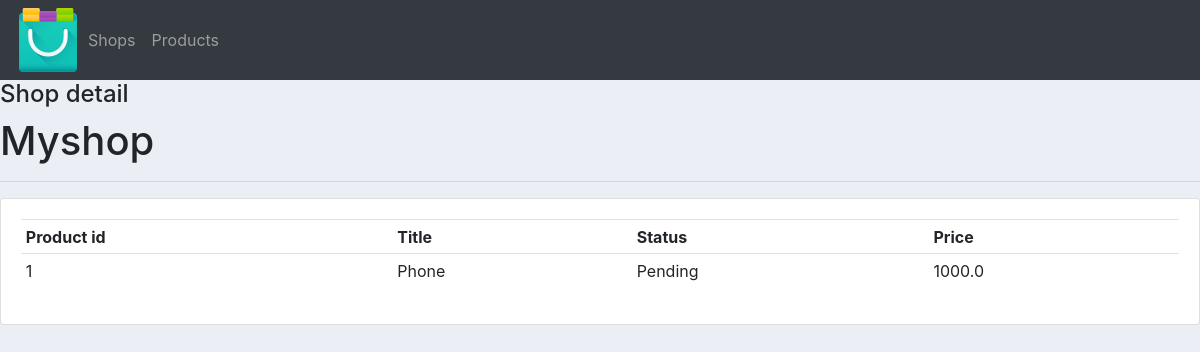
Screenshot of /shop/1/ with the database file from the repository.
### shopadmin/models.py (models this page shows, shortened)
class Shop(models.Model):
    shop_id = models.AutoField(primary_key=True)
    title = models.CharField(max_length=50)
    description = models.CharField(max_length=1000, null=True)
    imageUrl = models.URLField(max_length=200, null=True)
    date = models.DateField(auto_now_add=True, null=True)
    imagetoupload = models.ImageField(upload_to='images', null=True)
    class Meta:
        ordering = ['shop_id']

class Order(models.Model):
    STATUS = (
        ('Pending', 'Pending'),
        ('Out for delivery', 'Out for delivery'),
        ('Delivered', 'Delivered')
    )
    shop = models.ForeignKey(Shop, null=True,
                             on_delete=models.SET_NULL)
    product = models.ForeignKey(Product, null=True,
                                on_delete=models.SET_NULL)
    date_created = models.DateTimeField(auto_now_add=True, null=True)
    status = models.CharField(max_length=200, null=True, choices=STATUS)

class Product(models.Model):
    product_id = models.AutoField(primary_key=True)
    description = models.CharField(max_length=1000, null=True)
    title = models.CharField(max_length=50)
    amount = models.IntegerField()
    price = models.FloatField(default=0, null=True)
    active = models.BooleanField(default=False)
    image = models.URLField(max_length=200, null=True, blank=True)
    category = models.ManyToManyField('Group')
    class Meta:
        ordering = ['product_id']

### shopadmin/views.py (the view)
# urls.py: path('shop/<int:pk>/', shop_detail, name='shop_detail'),
def shop_detail(request, pk):
	shop = Shop.objects.get(shop_id=pk)
	orders = shop.order_set.all()
	context = {
		'shop': shop,
		'orders': orders,
	}
	return render(request, 'shopadmin/shop_detail.html', context)

### shopadmin/templates/shopadmin/shop_detail.html
{% extends 'shopadmin/main.html' %}
{% block content %}
	<h4>Shop detail</h4>
	<h1>{{ shop.title }}</h1>
	<hr>
	<div class="row">
        <div class="col-md">
            <div class="card card-body">
                <table class="table table-sm">
                    <tr>
                        <th>Product id</th>
                        <th>Title</th>
                        <th>Status</th>
                        <th>Price</th>
                    </tr>
                    {% for order in orders %}
                        <tr>
                            <td>{{ order.product.product_id }}</td>
							<td>{{ order.product.title }}</td>
                            <td>{{ order.status }}</td>
                            <td>{{ order.product.price }}</td>
                        </tr>
                    {% endfor %}
                </table>
            </div>
        </div>
    </div>
{% endblock content %}

### static/css/main.css (style rules this page uses)
body { background-color: #ebeff5; }

### rows the page displays
Shop: title "Myshop"
Order: product.product_id "1", product "Phone", status "Pending", product.price "1000.0"
